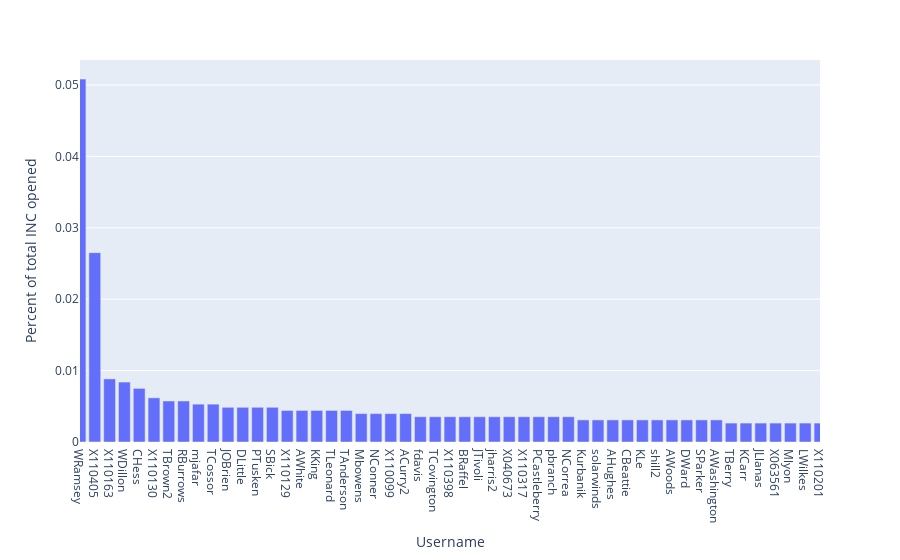

The notebook cell saved with this chart:
### Code cell
# show percentage of tickets by INC-caller
percent = df_main['sys_created_by'].value_counts(normalize=True, ascending=False)

fig = px.bar(percent, x=percent.index,
             y='sys_created_by', labels={'index':'Username', 'sys_created_by':'Percent of total INC opened'})
fig.update_xaxes(range=[0,50])
fig.show()

### Figure 1 — Plotly figure (JSON) as saved in the notebook; plotly's stock layout.template omitted (floating-point values rounded to 4 significant figures; data arrays with more than 128 entries replaced by an {"elided": "..."} marker saying what was removed)
{"data": [{"alignmentgroup": "True", "hovertemplate": "Username=%{x}<br>Percent of total INC opened=%{y}<extra></extra>", "legendgroup": "", "marker": {"color": "#636efa"}, "name": "", "offsetgroup": "", "orientation": "v", "showlegend": false, "textposition": "auto", "type": "bar", "x": {"elided": "900 str values"}, "xaxis": "x", "y": {"elided": "900 float values"}, "yaxis": "y"}], "layout": {"barmode": "relative", "legend": {"tracegroupgap": 0}, "margin": {"t": 60}, "xaxis": {"anchor": "y", "domain": [0, 1], "range": [0, 50], "title": {"text": "Username"}}, "yaxis": {"anchor": "x", "domain": [0, 1], "title": {"text": "Percent of total INC opened"}}}}
